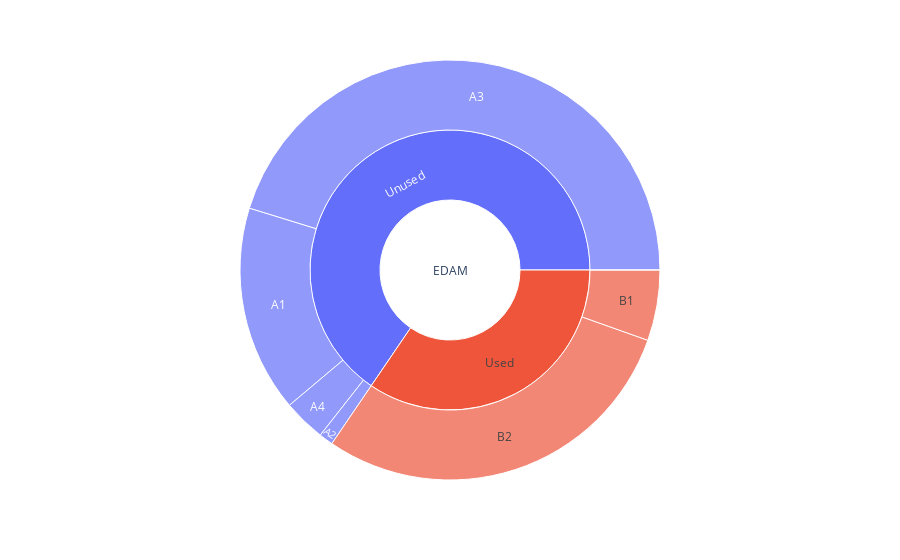

Source (notebook cell):
### Code cell
import plotly.express as px

vals = np.array([[nb_format_obs_not_bt, nb_format_new, nb_format_valid_not_bt, nb_format_aux_not_bt], [nb_format_aux_bt, nb_format_valid_bt, nb_format_obs_bt,0]])
sum=vals.sum(axis=1)

data = dict(
    categories = ['EDAM', 'Unused', 'Used',
                  'A1', 'A2', 'A3', 'A4',
                  'B1', 'B2', 'B3'],
    parent = ['',   'EDAM', 'EDAM',
                    'Unused', 'Unused','Unused', 'Unused',
                    'Used', 'Used', 'Used'],
    value = [vals.sum(),   sum[0],sum[1],
                    nb_format_obs_not_bt, nb_format_new, nb_format_valid_not_bt, nb_format_aux_not_bt,
                    nb_format_aux_bt, nb_format_valid_bt, nb_format_obs_bt]
            )

fig = px.sunburst(data,
                  names = 'categories',
                  parents = 'parent',
                  values = 'value',
                  branchvalues = 'total')
    
fig.show()

### Figure 1 — Plotly figure (JSON) as saved in the notebook; plotly's stock layout.template omitted (floating-point values rounded to 4 significant figures)
{"data": [{"branchvalues": "total", "domain": {"x": [0, 1], "y": [0, 1]}, "hovertemplate": "categories=%{label}<br>value=%{value}<br>parent=%{parent}<extra></extra>", "labels": ["EDAM", "Unused", "Used", "A1", "A2", "A3", "A4", "B1", "B2", "B3"], "name": "", "parents": ["", "EDAM", "EDAM", "Unused", "Unused", "Unused", "Unused", "Used", "Used", "Used"], "type": "sunburst", "values": [736, 482, 254, 117, 8, 333, 24, 40, 214, 0]}], "layout": {"legend": {"tracegroupgap": 0}, "margin": {"t": 60}}}
